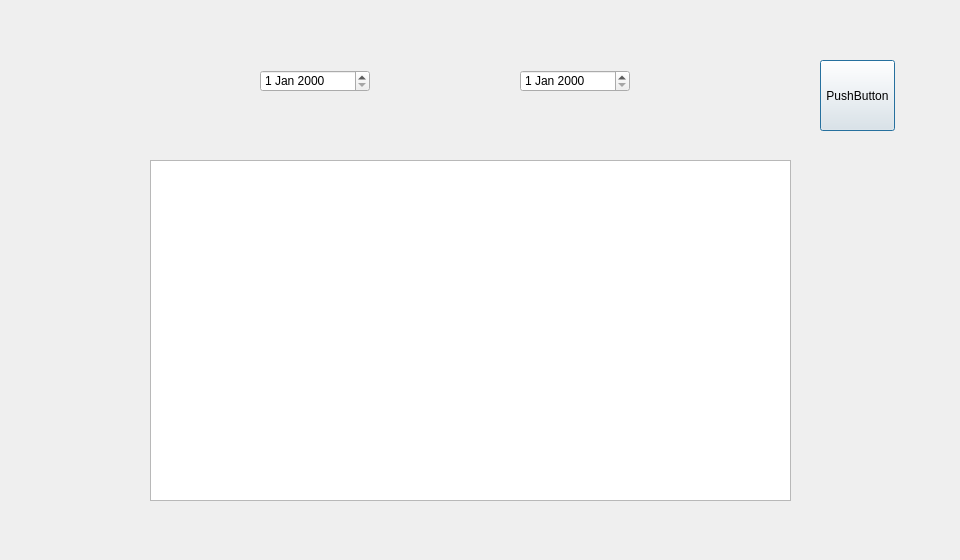
<?xml version="1.0" encoding="UTF-8"?>
<ui version="4.0">
 <class>Plots</class>
 <widget class="QDialog" name="Plots">
  <property name="geometry">
   <rect>
    <x>0</x>
    <y>0</y>
    <width>960</width>
    <height>560</height>
   </rect>
  </property>
  <property name="windowTitle">
   <string>Plots</string>
  </property>
  <widget class="QDateEdit" name="dateEdit">
   <property name="geometry">
    <rect>
     <x>260</x>
     <y>70</y>
     <width>110</width>
     <height>22</height>
    </rect>
   </property>
  </widget>
  <widget class="QDateEdit" name="dateEdit_2">
   <property name="geometry">
    <rect>
     <x>520</x>
     <y>70</y>
     <width>110</width>
     <height>22</height>
    </rect>
   </property>
  </widget>
  <widget class="QPushButton" name="pushButton">
   <property name="geometry">
    <rect>
     <x>820</x>
     <y>60</y>
     <width>75</width>
     <height>71</height>
    </rect>
   </property>
   <property name="text">
    <string>PushButton</string>
   </property>
  </widget>
  <widget class="QGraphicsView" name="graphicsView">
   <property name="geometry">
    <rect>
     <x>150</x>
     <y>160</y>
     <width>641</width>
     <height>341</height>
    </rect>
   </property>
  </widget>
 </widget>
 <resources/>
 <connections/>
</ui>
